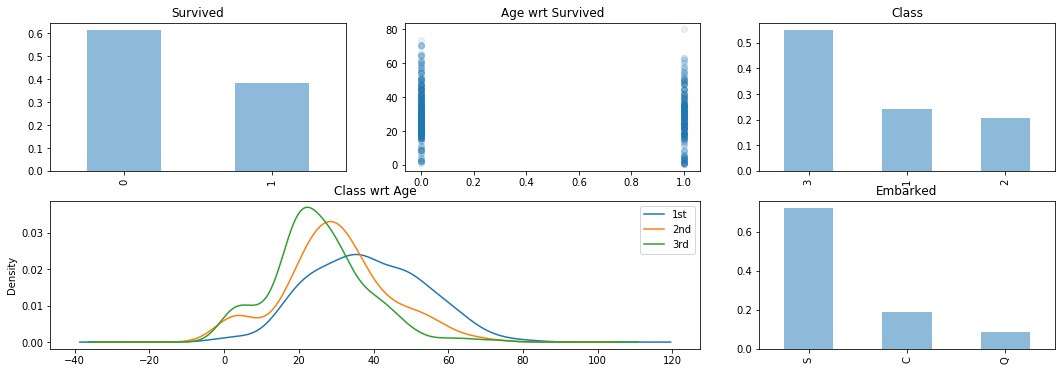

Reproduce this figure in Python.
#!/usr/bin/env python3
# -*- coding: utf-8 -*-
"""
Created on Thu Apr  2 01:02:22 2020

@author: Arijeet Singh
"""

import pandas as pd
import matplotlib.pyplot as plt

df = pd.read_csv('train.csv')
fig = plt.figure(figsize=(18,6))

plt.subplot2grid((2,3),(0,0))
df.Survived.value_counts(normalize=True).plot(kind='bar', alpha=0.5)
plt.title("Survived")

plt.subplot2grid((2,3),(0,1))
plt.scatter(df.Survived,df.Age, alpha=0.1)
plt.title("Age wrt Survived")

plt.subplot2grid((2,3),(0,2))
df.Pclass.value_counts(normalize=True).plot(kind='bar', alpha=0.5)
plt.title("Class")

plt.subplot2grid((2,3),(1,0), colspan=2)
for x in [1,2,3]:
    df.Age[df.Pclass == x].plot(kind='kde')
plt.title("Class wrt Age")
plt.legend(("1st","2nd","3rd"))

plt.subplot2grid((2,3),(1,2))
df.Embarked.value_counts(normalize=True).plot(kind='bar', alpha=0.5)
plt.title("Embarked")

plt.show()
